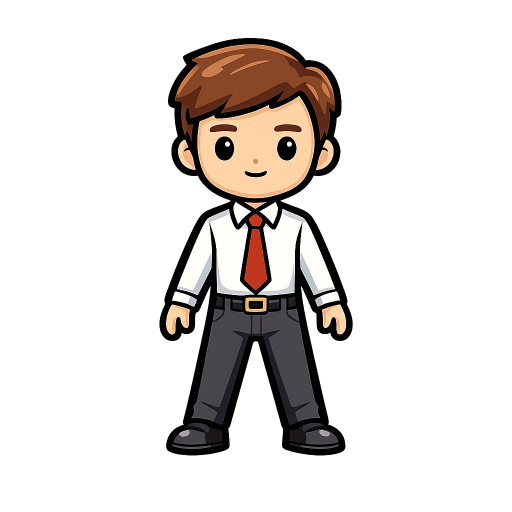
#> input picture lottie-test/character_rig.png, 1024 x 1024 px, found by its file name (shown at 1/2 size)
$ python gen_scenes.py
#> lines starting #> are read from the running program, lines starting #| are printed output that depends on the picture; after the words box and inside, x2 and y2 are one past the last pixel; in counts of white or black regions, pixels touching at a corner belong together
#!/usr/bin/env python3
"""Generate three comparison Lottie scenes for the biz-game test.

scene-1  event reward  : trophy pop + coin burst + confetti        (images: coin, trophy)
scene-2  rig character : static body + forearm waving at the elbow (images: body, forearm)
scene-3  static + life : desk character + speech bubble/check/bar/sparkles (image: desk)
"""
import json, math, os, shutil
from PIL import Image
import numpy as np

SRC = r"C:\Users\xaoc\biz-game\lottie-test"
ROOT = os.path.dirname(os.path.dirname(os.path.abspath(__file__)))
PROJ = os.path.join(ROOT, "public", "projects", "main-project")

def scene_dir(n):
    d = os.path.join(PROJ, f"scene-{n}")
    os.makedirs(d, exist_ok=True)
    return d

# ---------- lottie helpers ----------
def stat(v):            return {"a": 0, "k": v}
def E(ox, oy, ix, iy):  return {"o": {"x": [ox], "y": [oy]}, "i": {"x": [ix], "y": [iy]}}
EASE_OUT  = E(0.3, 0.0, 0.6, 1.0)
EASE_IN   = E(0.4, 0.0, 0.7, 1.0)
EASE_INOUT= E(0.45, 0.0, 0.55, 1.0)

def kf(t, val, ease=None):
    d = {"t": t, "s": val if isinstance(val, list) else [val]}
    if ease: d.update(ease)
    return d

def anim(keyframes):    return {"a": 1, "k": keyframes}

def tr(p, a=[0,0], s=[100,100], r=0, o=100):
    return {"ty": "tr", "p": p if isinstance(p, dict) else stat(p),
            "a": stat(a), "s": s if isinstance(s, dict) else stat(s),
            "r": r if isinstance(r, dict) else stat(r),
            "o": o if isinstance(o, dict) else stat(o)}

def img_asset(_id, w, h, fname):
    return {"id": _id, "w": w, "h": h, "u": "", "p": fname, "e": 0}

def img_layer(ind, name, refId, op, p, a, s, r=None, o=None):
    return {"ddd": 0, "ind": ind, "ty": 2, "nm": name, "refId": refId,
            "ks": {"o": o if o is not None else stat(100),
                   "r": r if r is not None else stat(0),
                   "p": p if isinstance(p, dict) else stat(p),
                   "a": stat(a), "s": s if isinstance(s, dict) else stat(s)},
            "ao": 0, "ip": 0, "op": op, "st": 0, "bm": 0}

def shape_layer(ind, name, op, items, p=[256,256], a=[0,0], s=[100,100], r=0, o=100, ip=0):
    return {"ddd": 0, "ind": ind, "ty": 4, "nm": name,
            "ks": {"o": o if isinstance(o, dict) else stat(o),
                   "r": r if isinstance(r, dict) else stat(r),
                   "p": p if isinstance(p, dict) else stat(p),
                   "a": stat(a), "s": s if isinstance(s, dict) else stat(s)},
            "ao": 0, "shapes": items, "ip": ip, "op": op, "st": 0, "bm": 0}

def gr(items):          return {"ty": "gr", "it": items}
def rect(w, h, rad=0):  return {"ty": "rc", "d": 1, "s": stat([w, h]), "p": stat([0,0]), "r": stat(rad)}
def ell(w, h):          return {"ty": "el", "d": 1, "s": stat([w, h]), "p": stat([0,0])}
def star(points, ir, orr): return {"ty": "sr", "sy": 1, "pt": stat(points), "p": stat([0,0]),
                                   "r": stat(0), "ir": stat(ir), "is": stat(0), "or": stat(orr), "os": stat(0)}
def fill(c):            return {"ty": "fl", "c": c if isinstance(c, dict) else stat(c), "o": stat(100), "r": 1}
def stroke(c, w):       return {"ty": "st", "c": stat(c), "o": stat(100), "w": stat(w), "lc": 2, "lj": 2}
def path(verts, closed=False):
    n = len(verts)
    return {"ty": "sh", "ks": stat({"i": [[0,0]]*n, "o": [[0,0]]*n, "v": verts, "c": closed})}
def trim(end_anim):     return {"ty": "tm", "s": stat(0), "e": end_anim, "o": stat(0), "m": 1}

def bg_layer(ind, op):
    g = gr([rect(700,700,0), {"ty":"fl","c":{"sid":"bgColor"},"o":stat(100),"r":1},
            tr(stat([0,0]))])
    return shape_layer(ind, "background", op, [g], p=[256,256])

def doc(nm, op, assets, layers, fr=60, w=512, h=512, slots=None):
    d = {"v":"5.7.0","fr":fr,"ip":0,"op":op,"w":w,"h":h,"nm":nm,
         "ddd":0,"assets":assets,"layers":layers}
    d["slots"] = {"bgColor": {"p": stat([1,1,1,1])}}
    if slots: d["slots"].update(slots)
    return d

def write_scene(n, lottie, controls):
    d = scene_dir(n)
    with open(os.path.join(d, "lottie.json"), "w", encoding="utf-8") as f:
        json.dump(lottie, f)
    with open(os.path.join(d, "controls.json"), "w", encoding="utf-8") as f:
        json.dump({"controls": controls}, f, indent=2)
    # validate
    json.loads(open(os.path.join(d, "lottie.json"), encoding="utf-8").read())
    print(f"scene-{n}: {len(lottie['layers'])} layers, op={lottie['op']}")

# ============================================================ SCENE 1
def scene1():
    d = scene_dir(1)
    shutil.copy(os.path.join(SRC, "coin.png"), os.path.join(d, "coin.png"))
    shutil.copy(os.path.join(SRC, "trophy.png"), os.path.join(d, "trophy.png"))
    OP = 150
    assets = [img_asset("coin", 1024, 1024, "coin.png"),
              img_asset("trophy", 1024, 1024, "trophy.png")]
    layers, ind = [], 1

    # confetti (front)
    palette = [[0.95,0.30,0.35,1],[0.99,0.78,0.22,1],[0.30,0.75,0.45,1],
               [0.28,0.55,0.95,1],[0.70,0.40,0.90,1],[0.98,0.55,0.25,1]]
    import random; random.seed(7)
    for i in range(16):
        x0 = 40 + i*28 % 440
        col = palette[i % len(palette)]
        start = (i*5) % 60
        dur = 110
        y0 = -30 - (i*17 % 120)
        sway = 30 if i%2 else -30
        p = anim([kf(start,[x0,y0,0],EASE_INOUT), kf(start+dur,[x0+sway,540,0])])
        rot = anim([kf(start,[0],EASE_INOUT), kf(start+dur,[360*(2 if i%2 else -2)])])
        w_,h_ = (10,16) if i%3 else (14,8)
        g = gr([rect(w_,h_,2), fill(col), tr(stat([0,0]))])
        layers.append(shape_layer(ind, f"confetti-{i}", OP, [g], p=p, r=rot)); ind+=1

    # coins burst (behind confetti, in front of trophy)
    cx, cy = 256, 262
    NC = 8
    for i in range(NC):
        ang = math.radians(-90 + (i-(NC-1)/2)*26)
        dist = 120 + (i%3)*18
        tx = cx + math.cos(ang)*dist
        peak = cy - 70 - (i%4)*15
        start = i*3
        p = anim([kf(start,[cx,cy,0],EASE_OUT),
                  kf(start+22,[tx,peak,0],E(0.2,0,0.4,1)),
                  kf(start+70,[tx+ (10 if i%2 else -10),470,0])])
        s = anim([kf(start,[0,0,100],EASE_OUT), kf(start+8,[6.5,6.5,100],EASE_INOUT),
                  kf(start+8,[6.5,6.5,100])])
        o = anim([kf(0,[0]), kf(start,[0],EASE_OUT), kf(start+6,[100]),
                  kf(start+60,[100],EASE_IN), kf(start+78,[0])])
        rot = anim([kf(start,[0],EASE_INOUT), kf(start+78,[(3 if i%2 else -3)*180])])
        layers.append(img_layer(ind, f"coin-{i}", "coin", OP, p,
                      [512,512,0], s, r=rot, o=o)); ind+=1

    # trophy pop + idle bob
    ts = anim([kf(0,[0,0,100],EASE_OUT), kf(18,[19.5,19.5,100],E(0.3,0,0.4,1)),
               kf(28,[16,16,100],EASE_INOUT), kf(36,[17.5,17.5,100])])
    to = anim([kf(0,[0]), kf(8,[100])])
    tp = anim([kf(36,[256,250,0],EASE_INOUT), kf(95,[256,242,0],EASE_INOUT), kf(150,[256,250,0])])
    layers.append(img_layer(ind, "trophy", "trophy", OP, tp, [512,512,0], ts, o=to)); ind+=1

    layers.append(bg_layer(ind, OP))
    lot = doc("Reward burst", OP, assets, layers)
    lot["slots"]["bgColor"]["p"] = stat([0.10,0.13,0.22,1])
    write_scene(1, lot, [{"sid":"bgColor","label":"Цвет фона"}])

# ============================================================ SCENE 2
def scene2():
    d = scene_dir(2)
    im = Image.open(os.path.join(SRC, "character_rig.png")).convert("RGBA")
#> im is the input picture: PIL image 1024x1024 RGBA; mean R, G, B, A 100.2, 93.1, 88.9, 53.8
    arr = np.array(im)
    # forearm region (left/viewer arm): elbow seam ~y570, hand ~y690
    x0,x1,y0,y1 = 305,417,570,696
    mask = np.zeros(arr.shape[:2], bool); mask[y0:y1, x0:x1] = True
    body = arr.copy();   body[mask, 3] = 0
#> after `body[mask, 3] = 0`:
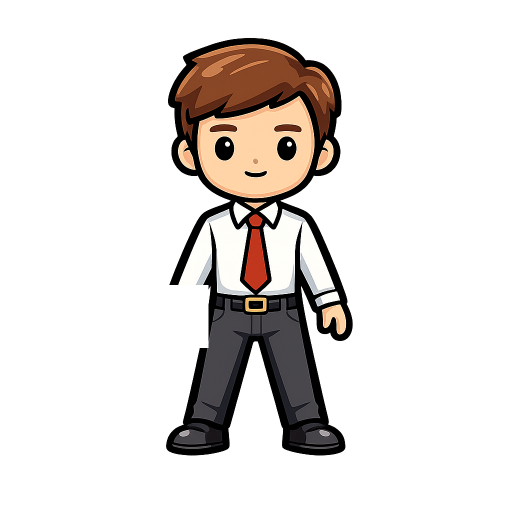
#> body: shape (1024, 1024, 4) (shown at 1/2 size); 0.83% of pixels changed, all inside (x1, y1, x2, y2) = (317, 570, 417, 696); transparent parts drawn white
    fore = arr.copy();   fore[~mask, 3] = 0
#> after `fore[~mask, 3] = 0`:
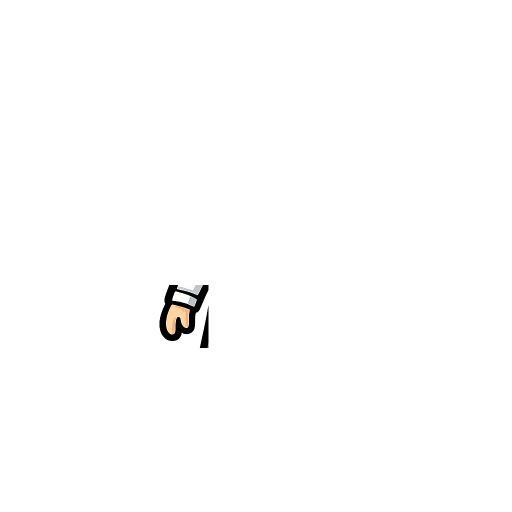
#> fore: shape (1024, 1024, 4) (shown at 1/2 size); mean R, G, B, A 100.2, 93.1, 88.9, 2; transparent parts drawn white
    Image.fromarray(body).save(os.path.join(d, "body.png"))
    Image.fromarray(fore).save(os.path.join(d, "forearm.png"))

    OP = 150; S = 46.0
    def cx(px): return 256 + (px-512)*S/100.0
    def cy(py): return 256 + (py-512)*S/100.0
    PIV = (375, 580)
    assets = [img_asset("body",1024,1024,"body.png"),
              img_asset("fore",1024,1024,"forearm.png")]
    layers, ind = [], 1

    # forearm wave (front). positive deg = swing hand OUTWARD (away from body) = clean wave
    wave = anim([kf(0,[0],EASE_OUT), kf(16,[18],EASE_INOUT), kf(28,[9],EASE_INOUT),
                 kf(40,[19],EASE_INOUT), kf(52,[9],EASE_INOUT), kf(64,[19],EASE_INOUT),
                 kf(76,[10],EASE_INOUT), kf(92,[17],EASE_INOUT), kf(120,[0])])
    layers.append(img_layer(ind, "forearm", "fore", OP,
                  stat([cx(PIV[0]),cy(PIV[1]),0]), [PIV[0],PIV[1],0],
                  stat([S,S,100]), r=wave)); ind+=1
    # body (static)
    layers.append(img_layer(ind, "body", "body", OP,
                  stat([256,256,0]), [512,512,0], stat([S,S,100]))); ind+=1
    layers.append(bg_layer(ind, OP))
    lot = doc("Rig wave", OP, assets, layers)
    lot["slots"]["bgColor"]["p"] = stat([0.93,0.95,0.98,1])
    write_scene(2, lot, [{"sid":"bgColor","label":"Цвет фона"}])

# ============================================================ SCENE 3
def scene3():
    d = scene_dir(3)
    # remove near-white background via corner flood fill
    im = Image.open(os.path.join(SRC, "character_desk.png")).convert("RGBA")
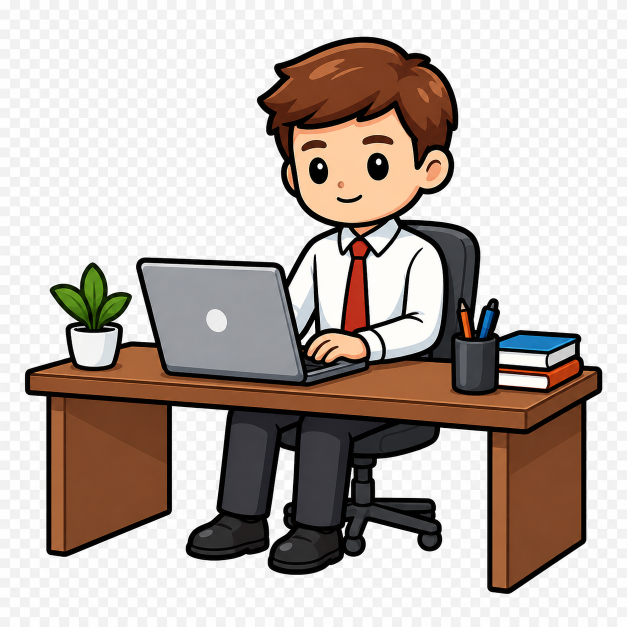
#> input picture lottie-test/character_desk.png, 1254 x 1254 px, found by its file name (shown at 1/2 size)
#> im: PIL image 1254x1254 RGBA
    arr = np.array(im).astype(np.int16)
    H,W = arr.shape[:2]
#> H = 1254; W = 1254
    rgb = arr[:,:,:3]
    near_white = (np.abs(rgb-np.array([245,245,245])).sum(axis=2) < 60)
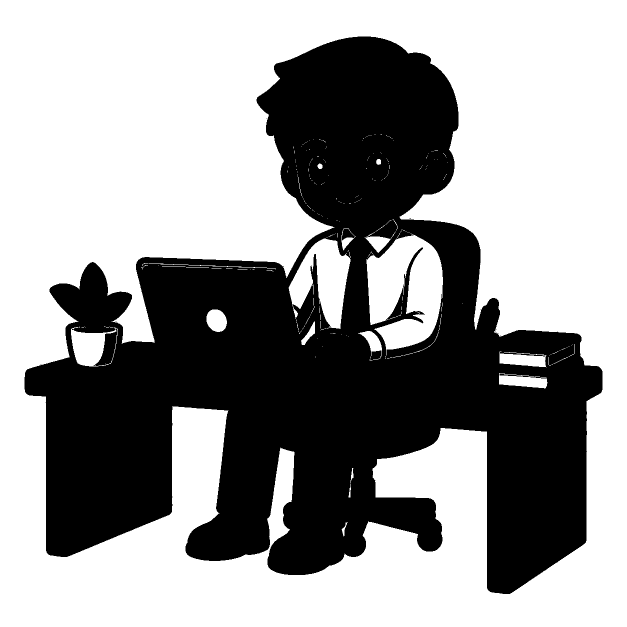
#> near_white: shape (1254, 1254) bool (shown at 1/2 size); 60.9% white; 14 black regions (13 under 20 px), largest, box (x1, y1, x2, y2) and area: (49, 73, 1205, 1188) 615412
    from collections import deque
    visited = np.zeros((H,W), bool); q = deque()
    for sx,sy in [(0,0),(W-1,0),(0,H-1),(W-1,H-1)]:
        if near_white[sy,sx]: q.append((sx,sy)); visited[sy,sx]=True
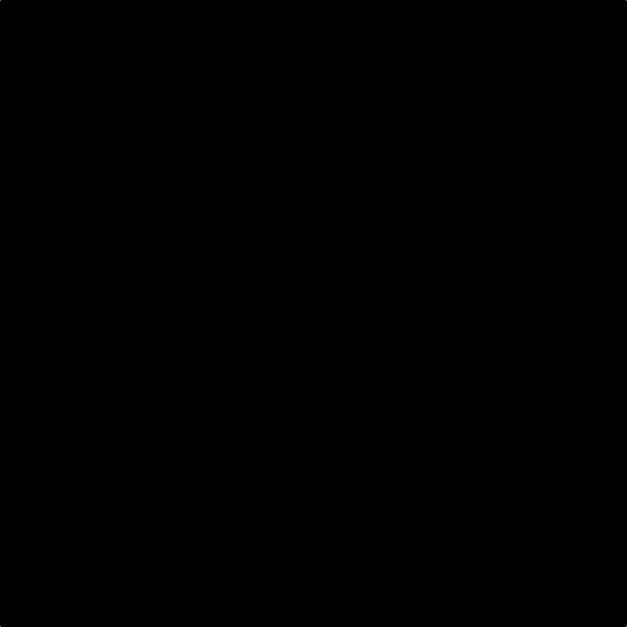
#> visited: shape (1254, 1254) bool (shown at 1/2 size); 0% white in thin lines or dots
    while q:
        x,y = q.popleft()
        for nx,ny in ((x+1,y),(x-1,y),(x,y+1),(x,y-1)):
            if 0<=nx<W and 0<=ny<H and not visited[ny,nx] and near_white[ny,nx]:
                visited[ny,nx]=True; q.append((nx,ny))
#> this loop made 906350 passes
#> (x, y) on passes 1 to 3: (0, 0), (1253, 0), (0, 1253)
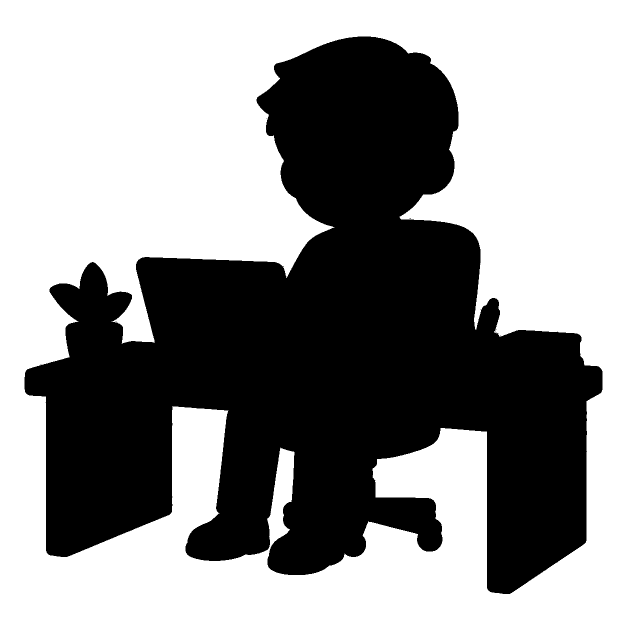
#> visited: shape (1254, 1254) bool (shown at 1/2 size); 57.6% white; 14 black regions (13 under 20 px), largest, box (x1, y1, x2, y2) and area: (49, 73, 1205, 1188) 666149
    out = np.array(im).copy(); out[visited,3]=0
    Image.fromarray(out).save(os.path.join(d, "desk.png"))

    OP = 200
    assets = [img_asset("desk", W, H, "desk.png")]
    layers, ind = [], 1
    GREEN = [0.20,0.72,0.40,1]

    # sparkles (front), twinkle loop
    spark_pos = [(150,150),(372,118),(330,210),(196,96)]
    for i,(sx,sy) in enumerate(spark_pos):
        off = i*20
        s = anim([kf(0,[0,0,100]), kf(off,[0,0,100],EASE_OUT), kf(off+14,[100,100,100],EASE_IN),
                  kf(off+30,[0,0,100]), kf(off+90,[0,0,100],EASE_OUT), kf(off+104,[100,100,100],EASE_IN),
                  kf(off+120,[0,0,100])])
        rot = anim([kf(off,[0],EASE_INOUT), kf(off+30,[90])])
        g = gr([star(4,3,13), fill([1,0.85,0.30,1]), tr(stat([0,0]))])
        layers.append(shape_layer(ind, f"sparkle-{i}", OP, [g], p=[sx,sy], s=s, r=rot)); ind+=1

    # checkmark drawing inside bubble
    end = anim([kf(0,[0]), kf(40,[0],EASE_OUT), kf(58,[100])])
    chk = gr([path([[-16,2],[-5,13],[17,-12]]), trim(end),
              stroke(GREEN,11), tr(stat([0,0]))])
    layers.append(shape_layer(ind, "check", OP, [chk], p=[356,120])); ind+=1

    # speech bubble pop
    bsc = anim([kf(0,[0,0,100]), kf(30,[0,0,100],EASE_OUT), kf(42,[112,112,100],EASE_INOUT),
                kf(50,[100,100,100])])
    bubble = gr([rect(104,76,18), path([[-14,34],[10,34],[-6,52]],True),
                 fill([1,1,1,1]), tr(stat([0,0]))])
    layers.append(shape_layer(ind, "bubble", OP, [bubble], p=[356,120], s=bsc)); ind+=1

    # progress bar fill (anchored left) + track
    fillw = anim([kf(0,[0,100,100]), kf(60,[0,100,100],EASE_OUT), kf(120,[100,100,100])])
    pf = gr([rect(196,16,8), fill(GREEN), tr(stat([98,0]))])  # anchor-left via tr.p
    layers.append(shape_layer(ind, "bar-fill", OP, [pf], p=[158,470], a=[0,0], s=fillw)); ind+=1
    pt = gr([rect(200,18,9), fill([0.85,0.88,0.92,1]), tr(stat([0,0]))])
    layers.append(shape_layer(ind, "bar-track", OP, [pt], p=[256,470])); ind+=1

    # desk character, gentle bob
    Sd = 35.0
    bob = anim([kf(0,[256,300,0],EASE_INOUT), kf(100,[256,292,0],EASE_INOUT), kf(200,[256,300,0])])
    layers.append(img_layer(ind, "desk", "desk", OP, bob, [W/2,H/2,0], stat([Sd,Sd,100]))); ind+=1

    layers.append(bg_layer(ind, OP))
    lot = doc("Working + life", OP, assets, layers)
    lot["slots"]["bgColor"]["p"] = stat([0.90,0.94,1.0,1])
    write_scene(3, lot, [{"sid":"bgColor","label":"Цвет фона"}])
#| scene-3: 10 layers, op=200

if __name__ == "__main__":
    scene1(); scene2(); scene3()
    print("done")
